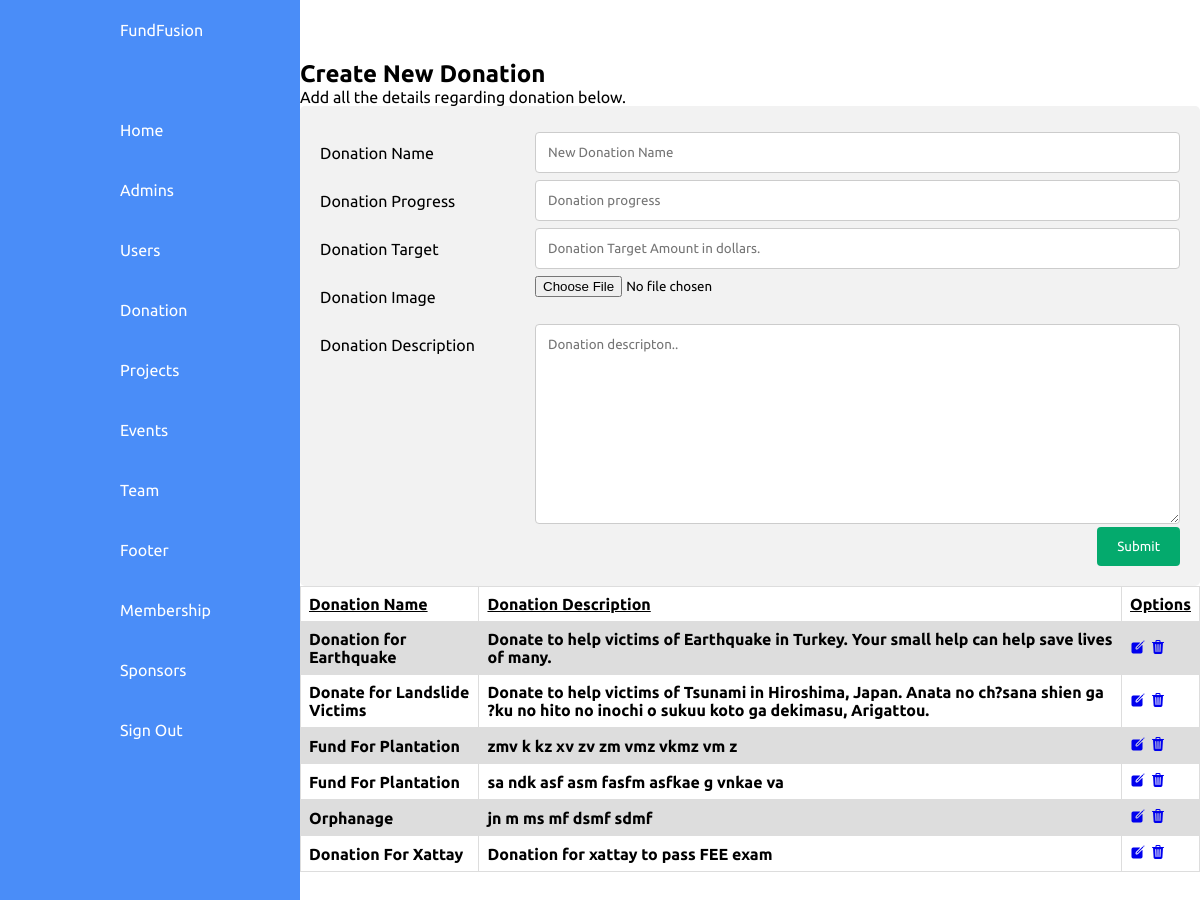
The app's page /admin/donation/create-donation.php (signed in) with its own data.
### tables this page shows
CREATE TABLE IF NOT EXISTS `donation` (
  `id` int(5) NOT NULL AUTO_INCREMENT,
  `donation_name` varchar(50) DEFAULT NULL,
  `donation_image_url` varchar(50) DEFAULT NULL,
  `donation_description` text DEFAULT NULL,
  `donation_target` int(8) DEFAULT NULL,
  `donation_progress` int(6) DEFAULT NULL,
  PRIMARY KEY (`id`)
);

### admin/routeconfig.php (called while the page is built)
<?php
    $site_url = "http://localhost/FundFusion/"
?>

### admin/donation/create-donation.php (the view, shortened to what this page needs)
<?php
include "../routeconfig.php";
include "../../database/Db_Connection.php";
?>
<!DOCTYPE html>
<html lang="en">
  <head>
    <link rel="stylesheet" href="https://cdnjs.cloudflare.com/ajax/libs/font-awesome/5.15.3/css/all.min.css" />
    <link rel="stylesheet" href="<?php echo $site_url ?>css/Dashboard.css" />
    <link rel="stylesheet" href="<?php echo $site_url ?>css/createdonation.css" />
  </head>
  <body>
    <div class="container">
      <?php
      @include('../partials/navigation.php')
      ?>
        <div class="main">
            <div class="topbar">
        </div>
        <h2>Create New Donation</h2>
        <p>Add all the details regarding donation below.</p>
        <div class="containerbox">
        <form action="newdonation.php" method="POST" enctype="multipart/form-data">
            <div class="row">
                <div class="col-25">
                    <label for="donation_name">Donation Name</label>
                </div>
                <div class="col-75">
                    <input type="text" id="donation_name" name="donation_name" placeholder="New Donation Name">
                </div>
                </div>
            <div class="row">
                <div class="col-25">
                    <label for="donation_progress">Donation Progress</label>
                </div>
                <div class="col-75">
                    <input type="text" id="donation_progress" name="donation_progress" placeholder="Donation progress">
                </div>
                </div>
                <div class="row">
                <div class="col-25">
                    <label for="donation_target">Donation Target</label>
                </div>
                <div class="col-75">
                    <input type="text" id="donation_target" name="donation_target" placeholder="Donation Target Amount in dollars.">
                </div>
            </div>
            <div class="row">
                <div class="col-25">
                    <label for="donation_image_url">Donation Image</label>
                </div>
                <div class="col-75">
                    <input type="file" id="donation_image_url" name="donation_image_url">
                </div>
                </div>
                <div class="row">
                <div class="col-25">
                    <label for="donation_description">Donation Description</label>
                </div>
                <div class="col-75">
                    <textarea id="donation_description" name="donation_description" placeholder="Donation descripton.." style="height:200px"></textarea>
                </div>
            </div>
            <div class="row">
                <input type="submit" value="Submit">
            </div>
        </form>
        </div>
        <?php
        $sql = "SELECT * from donation";
        $records = $conn->query($sql);
    ?>
    <table>
        <tr>
            <th><u>Donation Name</u></th>
            <th><u>Donation Description</u></th>
            <th><u>Options</u></th>
        </tr>
        <?php
     foreach( $records as $data )
        {
           echo ' <tr>
           <th>'.$data['donation_name'].'</th>
           <th>'.$data['donation_description'].'</th>
           <th><a href="edit-donation.php?id='.$data['id'].'"><ion-icon name="create"></ion-icon></a>
         <a href="javascript:void(0);" onclick="confirmDelete('.$data['id'].')"><ion-icon name="trash"></ion-icon></a>
           </th>
           </tr>';
        }
        ?>
    </table>
    </div>
  </body>
</html>

### css/Dashboard.css (style rules this page uses)
* { margin: 0; box-sizing: border-box; font-family: "Ubuntu", sans-serif; }
:root { --blue: #4a8df8; --white: #fff; --grey: #f5f5f5; --black1: #222; --black2: #333; }
body { min-height: 120vh; overflow-x: hidden; }
.container { position: absolute; width: 100%; padding-bottom: 20px; }
.main { position: absolute; width: calc(100% - 300px); left: 300px; min-height: 100vh; background: var(--white); transition: 0.5s; }
.topbar { width: 100%; height: 60px; display: flex; justify-content: space-between; align-items: center; padding: 0 10px; }

### css/createdonation.css (style rules this page uses)
* { box-sizing: border-box; }
input[type=text], select, textarea { width: 100%; padding: 12px; border: 1px solid #ccc; border-radius: 4px; resize: vertical; }
label { padding: 12px 12px 12px 0; display: inline-block; }
input[type=submit] { background-color: #04AA6D; color: white; padding: 12px 20px; border: none; border-radius: 4px; cursor: pointer; float: right; }
.containerbox { border-radius: 5px; background-color: #f2f2f2; padding: 20px; }
.col-25 { float: left; width: 25%; margin-top: 6px; }
.col-75 { float: left; width: 75%; margin-top: 6px; }
.row:after { content: ""; display: table; clear: both; }
table { font-family: arial, sans-serif; border-collapse: collapse; width: 100%; }
td, th { border: 1px solid #dddddd; text-align: left; padding: 8px; }
tr:nth-child(even) { background-color: #dddddd; }

### records on screen
donation: donation_name "Donation for Earthquake", donation_description "Donate to help victims of Earthquake in Turkey. Your small help can help save lives of many."
donation: donation_name "Donate for Landslide Victims", donation_description "Donate to help victims of Tsunami in Hiroshima, Japan. Anata no ch?sana shien ga ?ku no hito no inochi o sukuu koto ga dekimasu, Arigattou."
donation: donation_name "Fund For Plantation", donation_description "zmv k kz xv zv zm vmz vkmz vm z"
donation: donation_name "Fund For Plantation", donation_description "sa ndk asf asm fasfm asfkae g vnkae va"
donation: donation_name "Orphanage", donation_description "jn m ms mf dsmf sdmf"
donation: donation_name "Donation For Xattay", donation_description "Donation for xattay to pass FEE exam"
